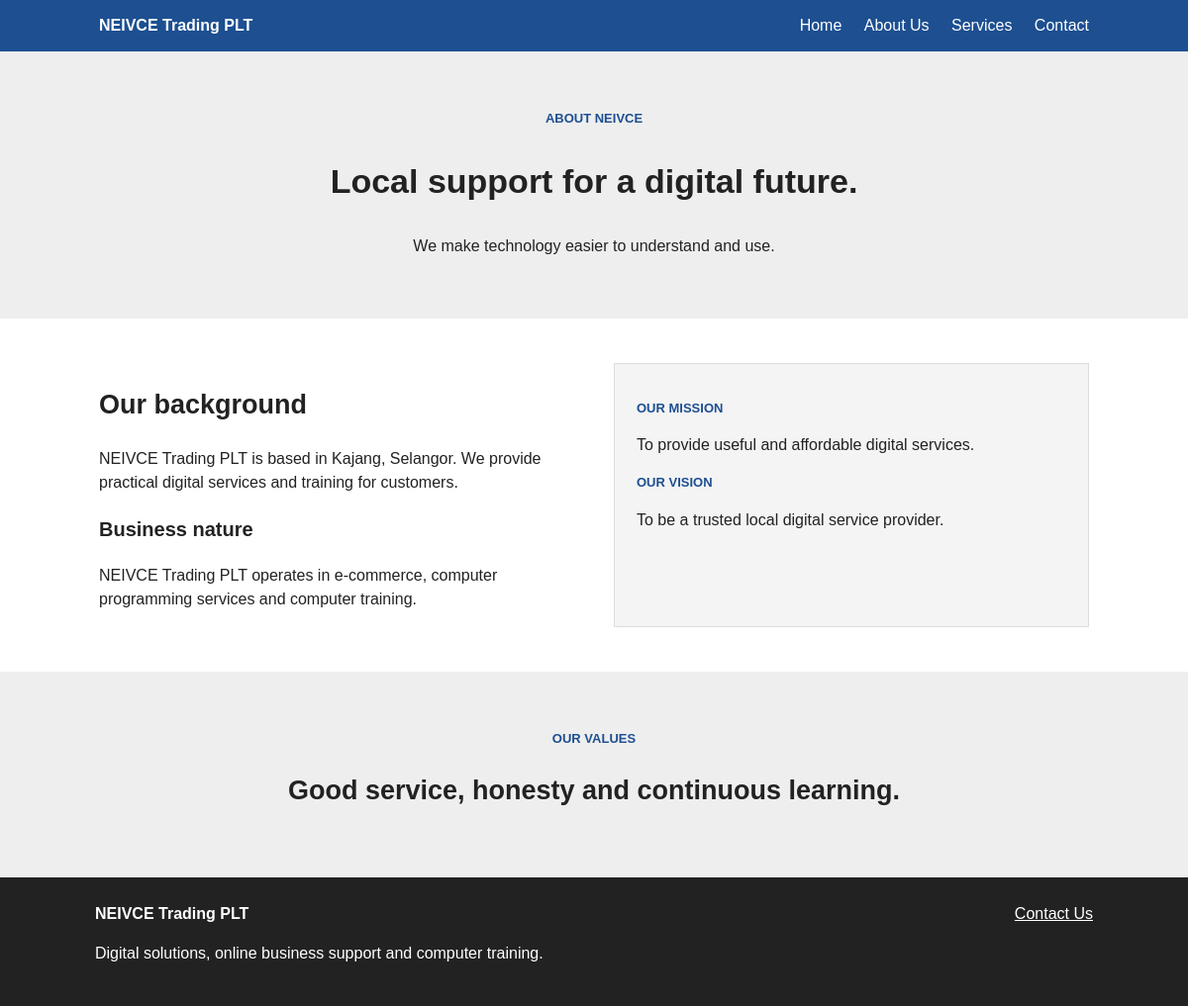
Page /about.php on the committed database.
### tables this page shows
CREATE TABLE site_content (
    content_key VARCHAR(100) NOT NULL PRIMARY KEY,
    content_value TEXT NOT NULL
);

### about.php (the view, shortened to what this page needs)
<?php
require 'db.php';
$sql_company = "SELECT content_value FROM site_content WHERE content_key='company_name'";
$result_company = $conn->query($sql_company);
$row_company = $result_company->fetch_assoc();
$company_name = $row_company['content_value'];
$sql_about = "SELECT content_value FROM site_content WHERE content_key='about'";
$result_about = $conn->query($sql_about);
$row_about = $result_about->fetch_assoc();
$about = $row_about['content_value'];
$sql_mission = "SELECT content_value FROM site_content WHERE content_key='mission'";
$result_mission = $conn->query($sql_mission);
$row_mission = $result_mission->fetch_assoc();
$mission = $row_mission['content_value'];
$sql_vision = "SELECT content_value FROM site_content WHERE content_key='vision'";
$result_vision = $conn->query($sql_vision);
$row_vision = $result_vision->fetch_assoc();
$vision = $row_vision['content_value'];
$sql_values = "SELECT content_value FROM site_content WHERE content_key='values'";
$result_values = $conn->query($sql_values);
$row_values = $result_values->fetch_assoc();
$values = $row_values['content_value'];
include 'header.php';
?>
<section class="page-banner">
    <p class="eyebrow">ABOUT NEIVCE</p>
    <h1>Local support for a digital future.</h1>
    <p>We make technology easier to understand and use.</p>
</section>
<section class="section two-col">
    <div>
        <h2>Our background</h2>
        <p><?php echo $about; ?></p>
        <h3>Business nature</h3>
        <p>NEIVCE Trading PLT operates in e-commerce, computer programming services and computer training.</p>
    </div>
    <aside class="info-box">
        <p class="small-label">OUR MISSION</p>
        <p><?php echo $mission; ?></p>
        <p class="small-label">OUR VISION</p>
        <p><?php echo $vision; ?></p>
    </aside>
</section>
<section class="values">
    <p class="eyebrow">OUR VALUES</p>
    <h2><?php echo $values; ?></h2>
</section>
<?php include 'footer.php'; ?>

### header.php
<link rel="stylesheet" href="styles/styles.css">
<body>
    <header class="site-header">
        <div class="nav-wrap">
            <a class="brand" href="index.php"><?php echo $company_name; ?></a>
            <nav>
                <a href="index.php">Home</a>
                <a href="about.php">About Us</a>
                <a href="services.php">Services</a>
                <a href="contact.php">Contact</a>
            </nav>
        </div>
    </header>

### footer.php (shortened to what this page needs)
    <footer>
        <div>
            <strong><?php echo $company_name; ?></strong>
            <p>Digital solutions, online business support and computer training.</p>
        </div>
        <div>
            <a href="contact.php">Contact Us</a>
        </div>
    </footer>
</body>
</html>

### styles/styles.css (style rules this page uses)
* { box-sizing: border-box; }
body { margin: 0; font-family: Arial, Helvetica, sans-serif; color: #222; line-height: 1.5; }
.site-header { background: #1d4f91; padding: 14px 0; }
.nav-wrap { width: 90%; max-width: 1000px; margin: auto; display: flex; align-items: center; }
.brand { color: white; font-weight: bold; text-decoration: none; margin-right: auto; }
nav a { color: white; text-decoration: none; margin-left: 18px; }
h1 { font-size: 34px; }
h2 { font-size: 27px; }
h3 { font-size: 20px; }
.eyebrow { color: #1d4f91; font-size: 13px; font-weight: bold; }
.small-label { color: #1d4f91; font-size: 13px; font-weight: bold; }
.section { width: 90%; max-width: 1000px; margin: auto; padding: 45px 0; }
.page-banner { background: #eee; text-align: center; padding: 45px 8%; }
.two-col { display: grid; grid-template-columns: 1fr 1fr; gap: 40px; }
.info-box { background: #f4f4f4; padding: 22px; border: 1px solid #ddd; }
.values { background: #eee; padding: 45px 8%; text-align: center; }
footer { background: #222; color: white; padding: 25px 8%; display: flex; justify-content: space-between; }
footer a { color: white; }

### rows in the picture
site_content: content_value "NEIVCE Trading PLT"
site_content: content_value "NEIVCE Trading PLT is based in Kajang, Selangor. We provide practical digital services and training for customers."
site_content: content_value "To provide useful and affordable digital services."
site_content: content_value "To be a trusted local digital service provider."
site_content: content_value "Good service, honesty and continuous learning."
